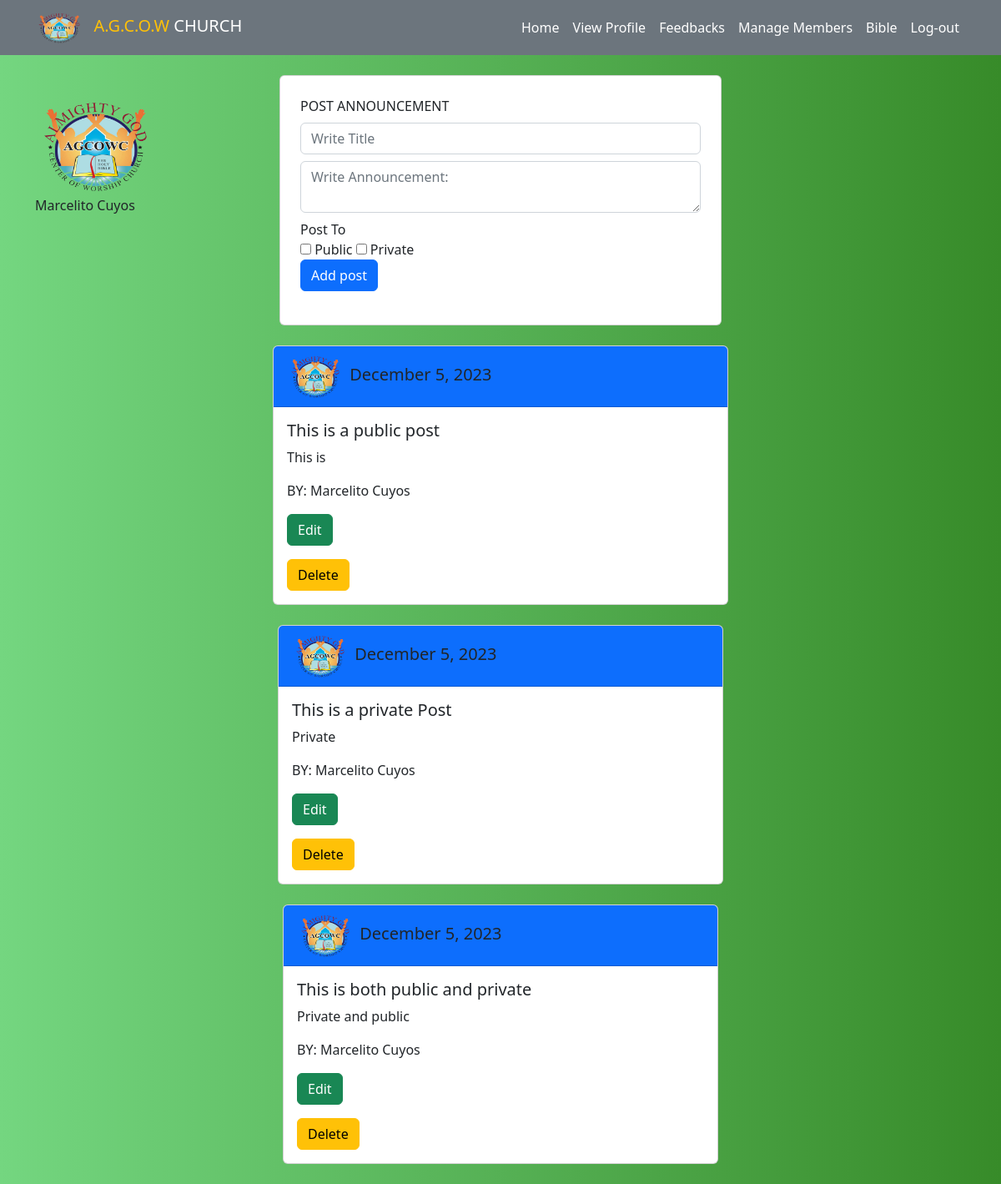
/admin/success.php (signed in), run on the app's committed database.
### tables this page shows
CREATE TABLE `admin2` (
  `id` int(11) NOT NULL,
  `admin_fname` varchar(100) NOT NULL,
  `admin_lname` varchar(100) NOT NULL,
  `admin_contactnum` varchar(11) NOT NULL,
  `admin_email` varchar(100) NOT NULL,
  `admin_username` varchar(100) NOT NULL,
  `admin_password` varchar(100) NOT NULL
);

CREATE TABLE `post` (
  `post_id` int(11) NOT NULL,
  `user_title` varchar(250) NOT NULL,
  `user_post` varchar(500) NOT NULL,
  `user_name` varchar(250) NOT NULL,
  `post_date` datetime NOT NULL DEFAULT current_timestamp(),
  `post_options` int(11) NOT NULL
);

### admin/success.php (the view, shortened to what this page needs)
<?php
include('dbcon.php');
try {
    $stmt = $conn->prepare("SELECT * FROM admin2 WHERE id = :user_id");
    $stmt->bindParam(':user_id', $_SESSION['user']);
    $stmt->execute();
    if ($stmt->rowCount() > 0) {
        $row = $stmt->fetch(PDO::FETCH_ASSOC);
    } else {
        header('location:index.php');
        exit();
    }
} catch (PDOException $e) {
    echo "Error: " . $e->getMessage();
    exit();
}
?>
<html lang="en">
<head>
    <link rel ="stylesheet" href="assets/css/bootstrap.min.css">
	<link rel="stylesheet" href="https://cdn.jsdelivr.net/npm/bootstrap-icons@1.10.5/font/bootstrap-icons.css">
</head>
<body style="background-image: linear-gradient(to right, #74D680,#378B29)">
<nav class="navbar navbar-expand-lg navbar-dark bg-secondary sticky-lg-top">
<div class="container">
	<a class="navbar-brand" href="index.html"><Span class="text-warning"><img src="pictures/agcow logo.png" width="60" height="40">&nbsp; A.G.C.O.W </Span>CHURCH</a>
	<div class="collapse navbar-collapse" id="navbarSupportedContent">
		<ul class="navbar-nav ms-auto mb-2 mb-lg-0">
			<li class="nav-item">
				<a class="nav-link active" aria-current="page" onclick="scrollToSection('home')" style="cursor:pointer">Home</a>
			</li>
			<li class="nav-item">
                <a class="nav-link active" aria-current="page" href="profile_admin.php">View Profile</a>
            </li>
            <li class="nav-item">
                <a class="nav-link active" aria-current="page" href="feedbacks.php">Feedbacks</a>
            </li>
			<li class="nav-item">
                <a class="nav-link active" aria-current="page" href="manage.php">Manage Members</a>
            </li>
            <li class="nav-item">
                <a class="nav-link active" aria-current="page" href="bible.php">Bible</a>
            </li>
			<li class="nav-item" id="applog">
				<a class="nav-link active" aria-current="page" @click="confirmLogout" style="cursor:pointer">Log-out</a>
			</li>
		</ul>
	</div>
</div>
</nav>
<div class="container">
    <div class="row">
        <div class="col-3 my-5">
            <img src="./pictures/agcow logo.png" class="img" alt="agcowc">
                <br>
                <?php echo $row['admin_fname']. "  " . $row['admin_lname'];?>
        </div>
        <div class="col py-4">
            <div class="card px-4 py-4 mx-2">
                <form action="post.php" method="POST">
                    <div class="form-group">
                        <label>POST ANNOUNCEMENT</label>
                        <input type="text" class="form-control my-2" name="title" placeholder="Write Title">
                            <div id="app">
                                <textarea class="form-control my-2" name="post" placeholder="Write Announcement:" style="transition: height 0.3s;"  v-bind:style="{ height: textareaHeight + 'px' }" v-on:click="expandTextarea" required></textarea>
                            </div>
                    </div>
                    <label for=checkbox>Post To </label>
                    <br>
                    <input type="checkbox" name="option[]" value="public" > Public
                    <input type="checkbox" name="option[]" value="private"> Private
                    <button type="submit" name="create_post" class="btn btn-primary" value="POST">Add post</button>
                </form>
            </div>
        </div>
        <div class="col-3"></div>
    </div>
</div>
        <?php
		    require 'dbcon.php';
		    $sql = $conn->prepare ("SELECT  * FROM post");
		    $sql->execute();
	    ?>
        <?php
		    while ($row = $sql->fetch()) {
            $postDate = date("F j, Y", strtotime($row['post_date']));
	    ?>
        <div class="container">
            <div class="row">
                <div class="col-sm-5 col-md-1 col-lg-3"></div>
                <div class="col-sm-5 col-md-10 col-lg-6">
                    <div class="card">
                        <h5 class="card-header bg-primary"> <img src="./pictures/agcow logo.png" class="img1" alt="agcowc">
                       <?php echo $postDate; ?>
                        </h5>
                         <div class="card-body bg-muted">
                            <h5 class="card-title"><?php echo $row['user_title'] ;?></h5>
                            <p class="card-text"><?php echo htmlspecialchars($row['user_post']); ?></p>
                                <p class="card-text">BY: <?php echo $row['user_name'];?></p>
                                <form action="post_edit_query.php" method="POST">
                                    <button type="submit" name="edit" class="btn btn-success" value="<?php echo $row['post_id']; ?>">Edit</a>
                                </form>
                                <button onclick="confirmDelete('<?php echo $row['post_id']; ?>')" class="btn btn-warning justify-content-between">Delete</button>
                        </div>
                    </div>
                </div>
                </div>
            <br>
            <?php } ?>
</body>
</html>

### admin/success.php (style rules this page uses)
.img { height: 15vh; background-repeat: no-repeat; background-size: cover; width: 150px; }
.img1 { height: 7vh; background-repeat: no-repeat; background-size: cover; width: 70px; }

### data on the page
admin2: admin_fname "Marcelito", admin_lname "Cuyos"
post: post_date "December 5, 2023", user_title "This is a public post", user_post "This is", user_name "Marcelito Cuyos", $row['post_id'] 54 (drawn)
post: post_date "December 5, 2023", user_title "This is a private Post", user_post "Private", user_name "Marcelito Cuyos", $row['post_id'] 55 (drawn)
post: post_date "December 5, 2023", user_title "This is both public and private", user_post "Private and public", user_name "Marcelito Cuyos", $row['post_id'] 56 (drawn)
